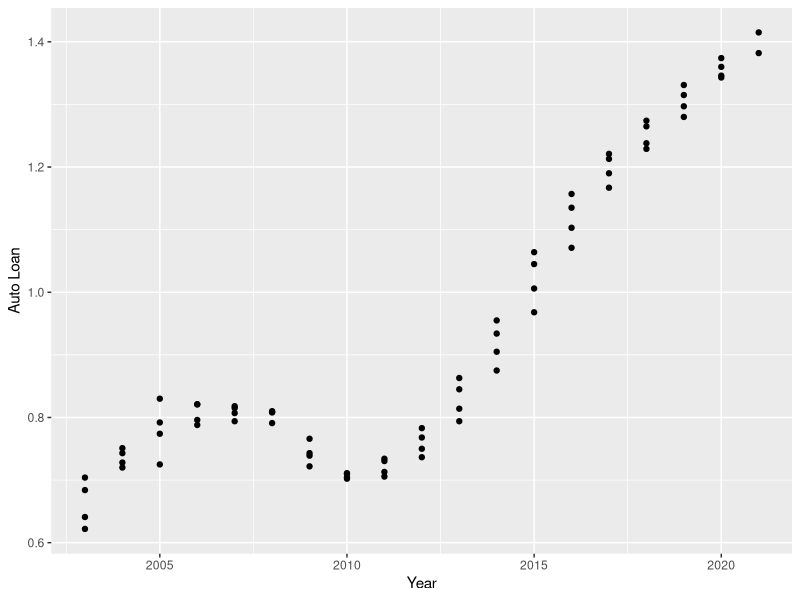
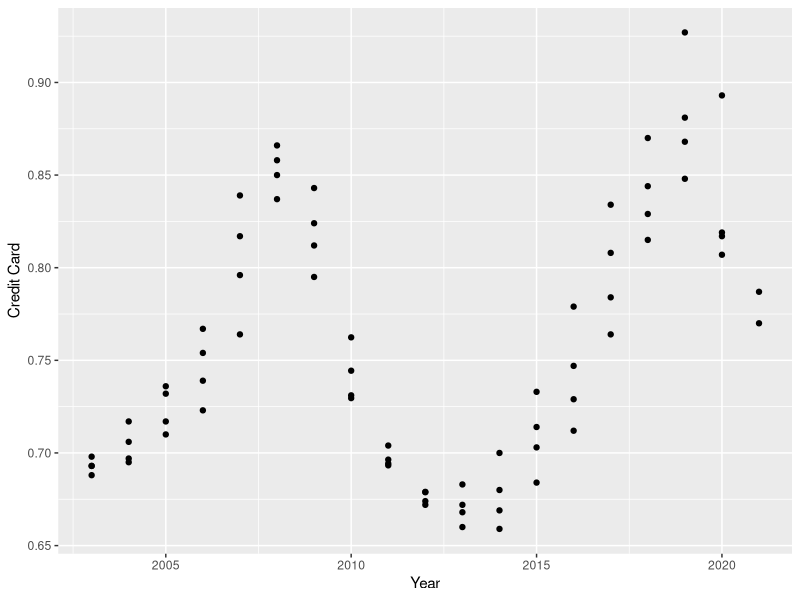
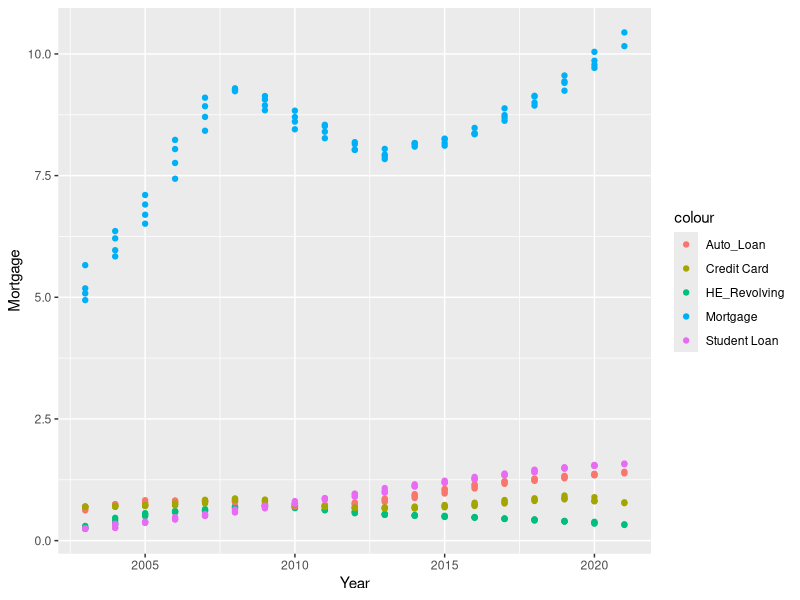

Here is the R script that generated these plots, in order:
## ---- chunk 1
#| label: setup
#| warning: false
#| message: false

library(tidyverse)
library(ggplot2)

knitr::opts_chunk$set(echo = TRUE, warning=FALSE, message=FALSE)
## ---- chunk 2
library(readxl)
debt_in_trillions <- read_excel("_data/debt_in_trillions.xlsx")
dim(debt_in_trillions)
## ---- chunk 3
year_quarter <- debt_in_trillions %>%
  separate(`Year and Quarter`,  c("Year", "Quarter"), ":")

year_quarter$Year <- as.integer(year_quarter$Year) + 2000
view(year_quarter)

## ---- chunk 4
scatter <- year_quarter %>%
  ggplot(mapping = aes(x = Year , y = `Auto Loan`)) +
  geom_point()
scatter
## ---- chunk 5
scatter <- year_quarter %>%
  ggplot(mapping = aes(x = Year , y = `Credit Card`)) +
  geom_point()
scatter
## ---- chunk 6
ggplot(year_quarter, aes(Year)) + 
    geom_point(aes(y=Mortgage, color="Mortgage")) +
    geom_point(aes(y= `HE Revolving`, color="HE_Revolving")) +
    geom_point(aes(y= `Auto Loan`, color="Auto_Loan")) +
    geom_point(aes(y= `Credit Card`, color="Credit Card")) +
    geom_point(aes(y= `Student Loan`, color="Student Loan"))
